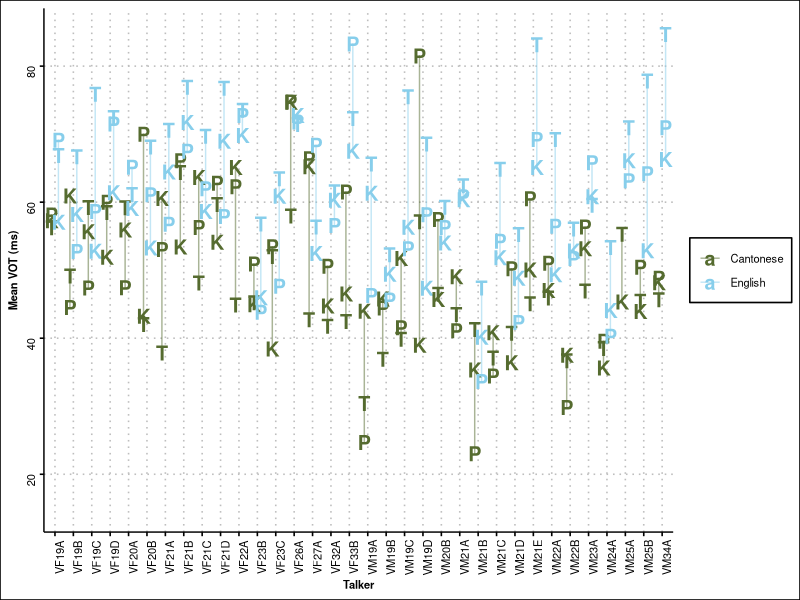
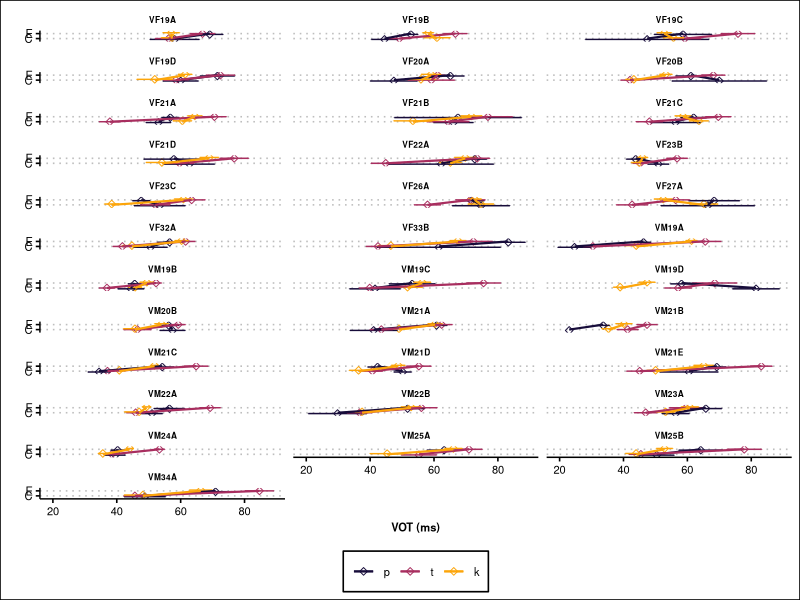

These charts were generated, in order, by the following R code:
## ---- chunk 1
knitr::opts_chunk$set(echo = TRUE)
## ---- chunk 2
library(tidyverse)
library(ggthemes)

theme_set(
  theme_clean() + 
  theme(
      legend.title = element_blank(),
      legend.text = element_text(size=8),
      legend.position = 'bottom',
      axis.title.x = element_text(size = 8, face='bold'),
      axis.title.y = element_text(size = 8, face='bold'),
      axis.text.x = element_text(size = 8),
      axis.text.y = element_text(size = 8),
      strip.text = element_text(size = 8, face='bold'),
      )
  )
## ---- chunk 3
df <- read_csv('dfs/ptk_clean_20210602.csv') # this version used for interspeech revisions
head(df)
## ---- chunk 4
df %>%
  group_by(talker, segment, language) %>%
  summarise(mv = mean(vot_ms)) %>%
  ungroup() %>%
  pivot_wider(names_from = 'segment', values_from = 'mv') %>%
  ungroup() %>%
  drop_na() %>%
  group_by(language) %>%
  summarise(
    pt = sum(p<t)/n(), 
    tk = sum(t<k)/n(), 
    pk = sum(p<k)/n(),
    n=n()
    )
## ---- chunk 5
df %>%
  group_by(talker, segment, language) %>%
  summarise(mv = mean(vot_ms), n=n()) %>%
  filter(n>=10) %>%
  select(talker, segment, language, mv) %>%
  ungroup() %>%
  pivot_wider(names_from = 'segment', values_from = 'mv') %>%
  ungroup() %>%
  drop_na() %>%
  group_by(language) %>%
  summarise(
    pt = sum(p<t)/n(), 
    tk = sum(t<k)/n(), 
    pk = sum(p<k)/n(),
    n=n()
    )
## ---- chunk 6
df %>%
  group_by(talker, segment, language) %>%
  summarise(n = n()) %>%
  ungroup() %>%
  group_by(language, segment) %>%
  summarise(min(n), mean(n), max(n))
## ---- chunk 7
df %>%
  group_by(talker, language, segment) %>%
  summarise(mean_vot = mean(vot_ms), sd_vot = sd(vot_ms), n=n()) %>%
  ungroup() %>%
  mutate(segment = str_to_upper(segment)) %>%
  ggplot(aes(y=mean_vot, x=talker, color=language, label=segment)) +
    geom_text(fontface='bold', size=5, position=position_dodge(width = 0.75)) +
    geom_line(alpha=0.5, position=position_dodge(width = 0.75)) +
    # scale_color_viridis_d(option = 'inferno', begin = 0.1, end = 0.8) +
    scale_color_manual(values = c('darkolivegreen','skyblue')) +
  ylab('Mean VOT (ms)') +
  xlab('Talker') +
  scale_y_continuous(limits = c(15, 85))+
    theme(
      axis.text = element_text(angle=90),
      panel.grid.major.x = element_line(color = 'gray', linetype='dotted'),
      legend.position = 'right'
    )

# ggsave('figs/ordrel.png', height=3.5, width = 12, units='in') # This used in ISBPAC poster
## ---- chunk 8
std.error <- function(x, na.rm = T) {
  sqrt(var(x, na.rm = na.rm)/length(x[complete.cases(x)]))
}

df$segment <- as_factor(df$segment)
df$segment <- forcats::fct_relevel(df$segment, 'p','t','k')
levels(df$segment)
## ---- chunk 9
df %>%
  group_by(talker, language, segment) %>%
  summarise(mean_vot = mean(vot_ms), se_vot = std.error(vot_ms), n=n()) %>%
  ungroup() %>%
  mutate(language = if_else(language=='Cantonese', 'C','E')) %>%
  ggplot(aes(y=language, x=mean_vot, shape=segment, color=segment, group=segment)) +
    geom_point(shape=5, position = position_dodge(width = .5)) +
    geom_errorbar(position = position_dodge(width = .5), size=.5,width = .25, aes(xmin = mean_vot-se_vot, xmax = mean_vot+se_vot)) +
    geom_line(size=.75, position = position_dodge(width = .5),) +
    scale_color_viridis_d(option = 'inferno', begin = 0.1, end = 0.8) +
    facet_wrap(~talker, ncol=3)+
    labs(y="",  x="VOT (ms)") +
    theme(
      strip.text = element_text(size=6),
      legend.position = 'bottom'
    )

# ggsave('figs/ptk_vot_individuals_vert.png', height = 8.5, width = 3.5, units='in') # Used in interspeech paper with manually moved legend - don't re-run; different sizes for paper and poster
